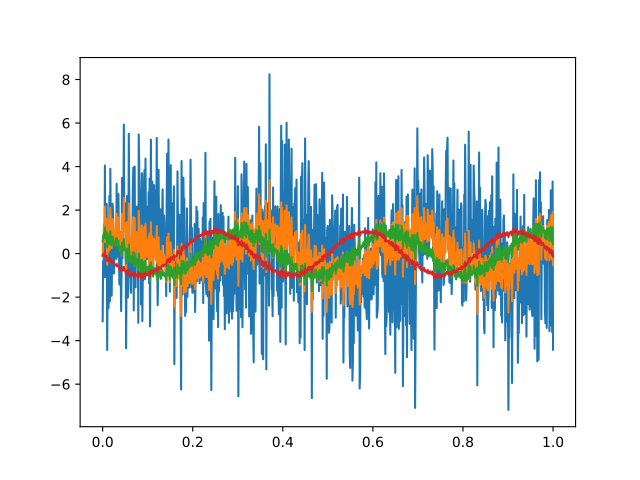

Recreate this plot in Python.
import numpy as np
import matplotlib.pyplot as plt

def a(t, phi):
    return np.sin(2 * np.pi * 3 * t + phi)

x0 = np.linspace(0, 1, 1000)

s1 = a(x0, 0)
s2 = a(x0, np.pi / 3)
s3 = a(x0, 2 * np.pi / 3)
s4 = a(x0, np.pi)

z = np.random.normal(loc=0, scale=1, size=1000)

g1 = np.sqrt(np.linalg.norm(s1) ** 2 / (0.1 * np.linalg.norm(z) ** 2))
g2 = np.sqrt(np.linalg.norm(s2) ** 2 / (1.0 * np.linalg.norm(z) ** 2))
g3 = np.sqrt(np.linalg.norm(s3) ** 2 / (10  * np.linalg.norm(z) ** 2))
g4 = np.sqrt(np.linalg.norm(s4) ** 2 / (100 * np.linalg.norm(z) ** 2))

plt.plot(x0, s1 + g1 * z)
plt.plot(x0, s2 + g2 * z)
plt.plot(x0, s3 + g3 * z)
plt.plot(x0, s4 + g4 * z)


plt.show()
